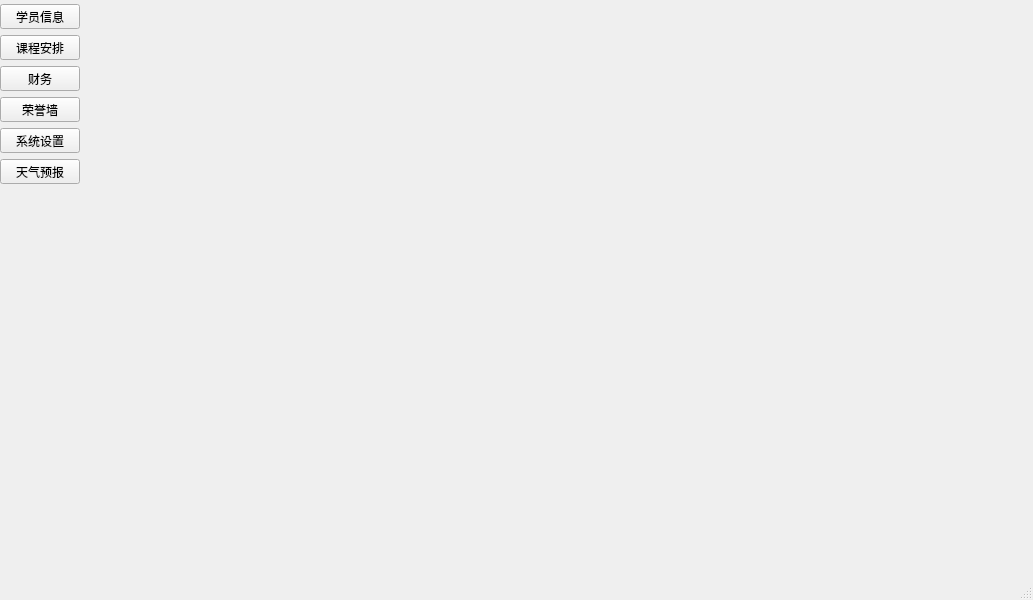
<?xml version="1.0" encoding="UTF-8"?>
<ui version="4.0">
 <class>MainWindow</class>
 <widget class="QMainWindow" name="MainWindow">
  <property name="geometry">
   <rect>
    <x>0</x>
    <y>0</y>
    <width>1033</width>
    <height>600</height>
   </rect>
  </property>
  <property name="windowTitle">
   <string>阿西拜教学管理系统</string>
  </property>
  <property name="windowIcon">
   <iconset resource="res.qrc">
    <normaloff>:/ico/le.png</normaloff>:/ico/le.png</iconset>
  </property>
  <property name="styleSheet">
   <string notr="true"/>
  </property>
  <widget class="QWidget" name="centralwidget">
   <layout class="QHBoxLayout" name="horizontalLayout">
    <property name="leftMargin">
     <number>0</number>
    </property>
    <property name="topMargin">
     <number>2</number>
    </property>
    <property name="rightMargin">
     <number>0</number>
    </property>
    <property name="bottomMargin">
     <number>2</number>
    </property>
    <item>
     <widget class="QWidget" name="widget" native="true">
      <property name="minimumSize">
       <size>
        <width>100</width>
        <height>0</height>
       </size>
      </property>
      <layout class="QVBoxLayout" name="verticalLayout">
       <property name="leftMargin">
        <number>0</number>
       </property>
       <property name="topMargin">
        <number>2</number>
       </property>
       <property name="rightMargin">
        <number>0</number>
       </property>
       <property name="bottomMargin">
        <number>2</number>
       </property>
       <item>
        <widget class="QToolButton" name="btStudentInfo">
         <property name="minimumSize">
          <size>
           <width>80</width>
           <height>0</height>
          </size>
         </property>
         <property name="text">
          <string>学员信息</string>
         </property>
         <property name="icon">
          <iconset resource="res.qrc">
           <normaloff>:/ico/ICON-8.png</normaloff>:/ico/ICON-8.png</iconset>
         </property>
         <property name="iconSize">
          <size>
           <width>60</width>
           <height>60</height>
          </size>
         </property>
         <property name="checkable">
          <bool>true</bool>
         </property>
         <property name="toolButtonStyle">
          <enum>Qt::ToolButtonStyle::ToolButtonTextUnderIcon</enum>
         </property>
        </widget>
       </item>
       <item>
        <widget class="QToolButton" name="btnSchedule">
         <property name="minimumSize">
          <size>
           <width>80</width>
           <height>0</height>
          </size>
         </property>
         <property name="text">
          <string>课程安排</string>
         </property>
         <property name="icon">
          <iconset resource="res.qrc">
           <normaloff>:/ico/WATCH01.ICO</normaloff>:/ico/WATCH01.ICO</iconset>
         </property>
         <property name="iconSize">
          <size>
           <width>60</width>
           <height>60</height>
          </size>
         </property>
         <property name="checkable">
          <bool>true</bool>
         </property>
         <property name="toolButtonStyle">
          <enum>Qt::ToolButtonStyle::ToolButtonTextUnderIcon</enum>
         </property>
        </widget>
       </item>
       <item>
        <widget class="QToolButton" name="btnFinance">
         <property name="minimumSize">
          <size>
           <width>80</width>
           <height>0</height>
          </size>
         </property>
         <property name="text">
          <string>财务</string>
         </property>
         <property name="icon">
          <iconset resource="res.qrc">
           <normaloff>:/ico/moneybox-32.ico</normaloff>:/ico/moneybox-32.ico</iconset>
         </property>
         <property name="iconSize">
          <size>
           <width>60</width>
           <height>60</height>
          </size>
         </property>
         <property name="checkable">
          <bool>true</bool>
         </property>
         <property name="toolButtonStyle">
          <enum>Qt::ToolButtonStyle::ToolButtonTextUnderIcon</enum>
         </property>
        </widget>
       </item>
       <item>
        <widget class="QToolButton" name="btnHonor">
         <property name="minimumSize">
          <size>
           <width>80</width>
           <height>0</height>
          </size>
         </property>
         <property name="text">
          <string>荣誉墙</string>
         </property>
         <property name="icon">
          <iconset resource="res.qrc">
           <normaloff>:/ico/SUN.ICO</normaloff>:/ico/SUN.ICO</iconset>
         </property>
         <property name="iconSize">
          <size>
           <width>60</width>
           <height>60</height>
          </size>
         </property>
         <property name="checkable">
          <bool>true</bool>
         </property>
         <property name="toolButtonStyle">
          <enum>Qt::ToolButtonStyle::ToolButtonTextUnderIcon</enum>
         </property>
        </widget>
       </item>
       <item>
        <widget class="QToolButton" name="btnSystemSetting">
         <property name="minimumSize">
          <size>
           <width>80</width>
           <height>0</height>
          </size>
         </property>
         <property name="text">
          <string>系统设置</string>
         </property>
         <property name="icon">
          <iconset resource="res.qrc">
           <normaloff>:/ico/ICON-2.png</normaloff>:/ico/ICON-2.png</iconset>
         </property>
         <property name="iconSize">
          <size>
           <width>60</width>
           <height>60</height>
          </size>
         </property>
         <property name="checkable">
          <bool>true</bool>
         </property>
         <property name="toolButtonStyle">
          <enum>Qt::ToolButtonStyle::ToolButtonTextUnderIcon</enum>
         </property>
        </widget>
       </item>
       <item>
        <widget class="QToolButton" name="weather_1">
         <property name="minimumSize">
          <size>
           <width>80</width>
           <height>0</height>
          </size>
         </property>
         <property name="text">
          <string>天气预报</string>
         </property>
         <property name="icon">
          <iconset resource="res.qrc">
           <normaloff>:/res/type/BaoXue.png</normaloff>:/res/type/BaoXue.png</iconset>
         </property>
         <property name="iconSize">
          <size>
           <width>60</width>
           <height>60</height>
          </size>
         </property>
         <property name="checkable">
          <bool>false</bool>
         </property>
         <property name="toolButtonStyle">
          <enum>Qt::ToolButtonStyle::ToolButtonTextUnderIcon</enum>
         </property>
        </widget>
       </item>
       <item>
        <spacer name="verticalSpacer">
         <property name="orientation">
          <enum>Qt::Orientation::Vertical</enum>
         </property>
         <property name="sizeHint" stdset="0">
          <size>
           <width>20</width>
           <height>49</height>
          </size>
         </property>
        </spacer>
       </item>
      </layout>
     </widget>
    </item>
    <item>
     <widget class="QStackedWidget" name="stackedWidget">
      <property name="currentIndex">
       <number>1</number>
      </property>
      <widget class="StudentInfoWidget" name="pageStudentInfo"/>
      <widget class="SystemSettingsWidget" name="pageSystemSetting"/>
      <widget class="FinancialWidget" name="pageFinance"/>
      <widget class="HonorWallWidget" name="pageHonor"/>
      <widget class="ScheduleWidget" name="pageSchedule"/>
     </widget>
    </item>
   </layout>
  </widget>
  <widget class="QStatusBar" name="statusbar"/>
 </widget>
 <customwidgets>
  <customwidget>
   <class>StudentInfoWidget</class>
   <extends>QWidget</extends>
   <header location="global">studentinfowidget.h</header>
   <container>1</container>
  </customwidget>
  <customwidget>
   <class>ScheduleWidget</class>
   <extends>QWidget</extends>
   <header location="global">schedulewidget.h</header>
   <container>1</container>
  </customwidget>
  <customwidget>
   <class>FinancialWidget</class>
   <extends>QWidget</extends>
   <header location="global">financialwidget.h</header>
   <container>1</container>
  </customwidget>
  <customwidget>
   <class>HonorWallWidget</class>
   <extends>QWidget</extends>
   <header location="global">honorwallwidget.h</header>
   <container>1</container>
  </customwidget>
  <customwidget>
   <class>SystemSettingsWidget</class>
   <extends>QWidget</extends>
   <header location="global">systemsettingswidget.h</header>
   <container>1</container>
  </customwidget>
 </customwidgets>
 <resources>
  <include location="res.qrc"/>
 </resources>
 <connections/>
</ui>
